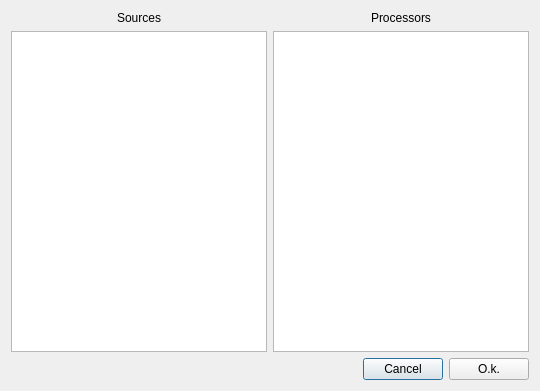
<?xml version="1.0" encoding="UTF-8"?>
<ui version="4.0">
 <class>NewInputDialog</class>
 <widget class="QDialog" name="NewInputDialog">
  <property name="geometry">
   <rect>
    <x>0</x>
    <y>0</y>
    <width>536</width>
    <height>391</height>
   </rect>
  </property>
  <property name="sizePolicy">
   <sizepolicy hsizetype="MinimumExpanding" vsizetype="Minimum">
    <horstretch>0</horstretch>
    <verstretch>0</verstretch>
   </sizepolicy>
  </property>
  <property name="windowTitle">
   <string>Antilog - New input</string>
  </property>
  <property name="windowIcon">
   <iconset resource="../resources.qrc">
    <normaloff>:/artwork/artwork/icon.svg</normaloff>:/artwork/artwork/icon.svg</iconset>
  </property>
  <layout class="QVBoxLayout" name="verticalLayout">
   <item>
    <layout class="QHBoxLayout" name="InputItemsLayout">
     <item>
      <layout class="QVBoxLayout" name="sourcesLayout">
       <item>
        <widget class="QLabel" name="sourcesLlabel">
         <property name="sizePolicy">
          <sizepolicy hsizetype="MinimumExpanding" vsizetype="Minimum">
           <horstretch>0</horstretch>
           <verstretch>0</verstretch>
          </sizepolicy>
         </property>
         <property name="text">
          <string>Sources</string>
         </property>
         <property name="alignment">
          <set>Qt::AlignCenter</set>
         </property>
        </widget>
       </item>
       <item>
        <widget class="QListWidget" name="sources">
         <property name="sizePolicy">
          <sizepolicy hsizetype="MinimumExpanding" vsizetype="Expanding">
           <horstretch>0</horstretch>
           <verstretch>0</verstretch>
          </sizepolicy>
         </property>
         <property name="focusPolicy">
          <enum>Qt::ClickFocus</enum>
         </property>
         <property name="horizontalScrollBarPolicy">
          <enum>Qt::ScrollBarAlwaysOff</enum>
         </property>
         <property name="selectionRectVisible">
          <bool>true</bool>
         </property>
        </widget>
       </item>
      </layout>
     </item>
     <item>
      <layout class="QVBoxLayout" name="processorsLayout">
       <item>
        <widget class="QLabel" name="processorsLabel">
         <property name="sizePolicy">
          <sizepolicy hsizetype="MinimumExpanding" vsizetype="Minimum">
           <horstretch>0</horstretch>
           <verstretch>0</verstretch>
          </sizepolicy>
         </property>
         <property name="text">
          <string>Processors</string>
         </property>
         <property name="alignment">
          <set>Qt::AlignCenter</set>
         </property>
        </widget>
       </item>
       <item>
        <widget class="QListWidget" name="processors">
         <property name="sizePolicy">
          <sizepolicy hsizetype="MinimumExpanding" vsizetype="Expanding">
           <horstretch>0</horstretch>
           <verstretch>0</verstretch>
          </sizepolicy>
         </property>
         <property name="focusPolicy">
          <enum>Qt::ClickFocus</enum>
         </property>
         <property name="horizontalScrollBarPolicy">
          <enum>Qt::ScrollBarAlwaysOff</enum>
         </property>
        </widget>
       </item>
      </layout>
     </item>
    </layout>
   </item>
   <item>
    <layout class="QHBoxLayout" name="horizontalLayout">
     <item>
      <spacer name="horizontalSpacer">
       <property name="orientation">
        <enum>Qt::Horizontal</enum>
       </property>
       <property name="sizeHint" stdset="0">
        <size>
         <width>40</width>
         <height>20</height>
        </size>
       </property>
      </spacer>
     </item>
     <item>
      <widget class="QPushButton" name="pushButtonCancel">
       <property name="focusPolicy">
        <enum>Qt::ClickFocus</enum>
       </property>
       <property name="text">
        <string>Cancel</string>
       </property>
       <property name="icon">
        <iconset resource="../resources.qrc">
         <normaloff>:/artwork/artwork/b_cancel.svg</normaloff>:/artwork/artwork/b_cancel.svg</iconset>
       </property>
      </widget>
     </item>
     <item>
      <widget class="QPushButton" name="pushButtonOk">
       <property name="focusPolicy">
        <enum>Qt::ClickFocus</enum>
       </property>
       <property name="text">
        <string>O.k.</string>
       </property>
       <property name="icon">
        <iconset resource="../resources.qrc">
         <normaloff>:/artwork/artwork/button_ok.svg</normaloff>:/artwork/artwork/button_ok.svg</iconset>
       </property>
      </widget>
     </item>
    </layout>
   </item>
  </layout>
 </widget>
 <resources>
  <include location="../resources.qrc"/>
 </resources>
 <connections/>
</ui>
